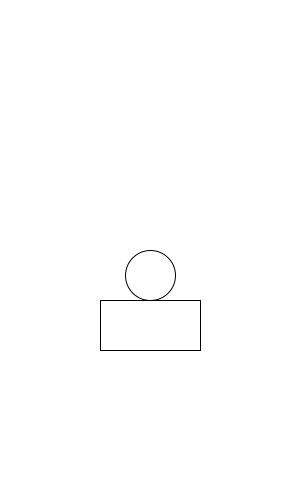
Frame 1 (no input)
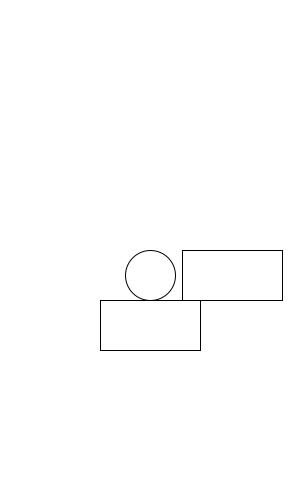
Frame 60 (the mouse pressed at the canvas centre just before this capture)
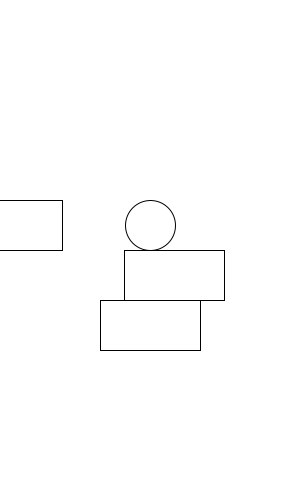
Frame 120 (the mouse held since frame 60 and released just before this capture)

The Processing sketch that drew these frames (run headless with seeded random() and noise(); from frame 60 on, the mouse is pressed at the canvas centre):

// Processing sketch: tofu_continue_move
// ── tofu_continue_move.pde
//豆腐會持續移動,而且女孩不能連續跳
void setup(){
  size(300,500);
  tofuX[0]=100;
  generateTofu();
}
float x=150, y=300-25, vy=0;//girl
boolean jumping=false;
float []tofuX=new float[40];
float []tofuVX=new float[40];
int N=1;//number of tofu!!
void draw(){
  background(255);
  for(int i=0; i<N; i++){
    rect(tofuX[i], 300-i*50, 100,50);
  }
  tofuX[N-1]+=tofuVX[N-1];
  ellipse(x,y,50,50);//girl
  if(jumping){
    if(vy>0 && tofuX[N-1]<x && x<tofuX[N-1]+100&&
       y+25<300-(N-1)*50 && y+25+vy>300-(N-1)*50 ){//目前只考慮最後一顆豆腐
      //the last tofo y: 300-(N-1)*50
      jumping=false; vy=0; y=300-(N-1)*50-25;
      generateTofu();
      //可能下面還有倒數第2顆豆腐,看你的需求
    }else{//沒撞到豆腐
      y+=vy;
      vy+=0.98;
    }
  }
}
void mousePressed(){//舉例來說,
  if( jumping==false){
    jumping=true; vy=-15;//generateTofu();
  }
}
void generateTofu(){
  tofuVX[N-1]=0;
  N++;
  int dir=int(random(2));//0:Left, 1:Right
  if(dir==0){
    tofuX[N-1]=-100;
    tofuVX[N-1]=2;
  }else{
    tofuX[N-1]=300;
    tofuVX[N-1]=-2;
  }
}
